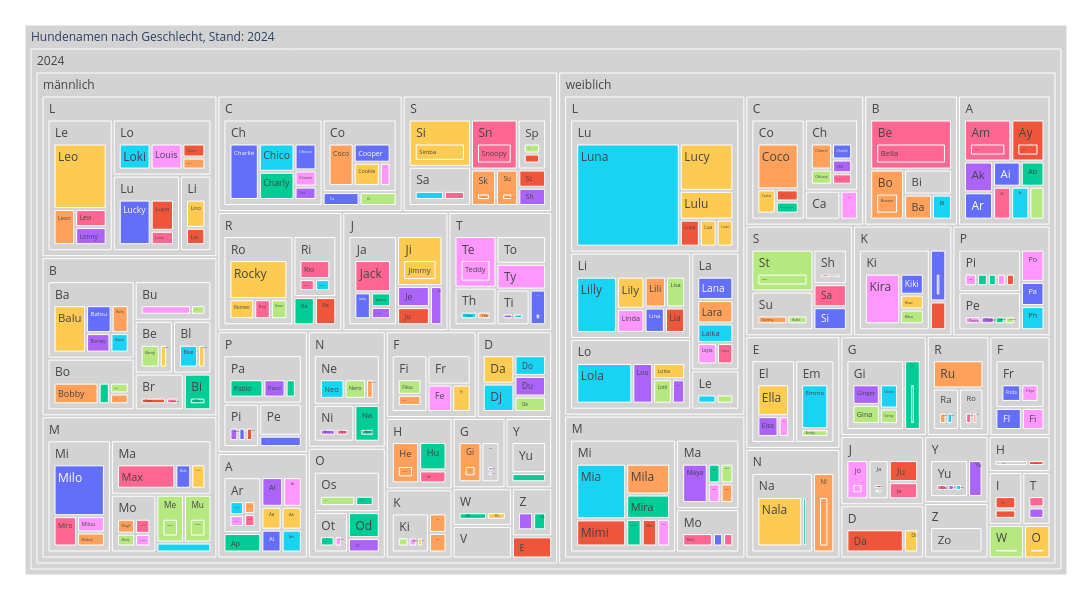

This figure's notebook cell:
### Markdown cell above
##### Hundenamen nach Geschlecht und Anfangsbuchstaben

### Code cell
#data=data2betested.loc[(data2betested.index.year == 2004)| (data2betested.index.year == 2014) | (data2betested.index.year == 2024)].query("FzAnz>50")
treeMap0 = mypy_dv.plot_px_treemap(
    data=myTreemapAgg.reset_index()
    ,levels=['Jahr_nbr', 'SexHundLang', 'FirstLetter', 'FirstTwoLetters',  'HundenameText',]
    ,values="sum_AnzHunde"
    ,color="HundenameText"
    #, color_continuous_scale='Blues'
    ,color_discrete_map=farben_dict_zc
    ,height=600
    ,width=1100               
    #,margin_val_bottom=25
    ,myHeaderTitle="Hundenamen nach Geschlecht, Stand: "+data_max_date
)
treeMap0

### Figure 1 — Plotly figure (JSON) as saved in the notebook; plotly's stock layout.template omitted (floating-point values rounded to 4 significant figures; data arrays with more than 128 entries replaced by an {"elided": "..."} marker saying what was removed)
{"data": [{"branchvalues": "total", "customdata": {"elided": "500x1 str values"}, "domain": {"x": [0, 1], "y": [0, 1]}, "hovertemplate": "%{label}<br><br>Anzahl:<br>%{value}<extra></extra>", "ids": {"elided": "500 str values"}, "labels": {"elided": "500 str values"}, "marker": {"colors": {"elided": "500 str values"}}, "name": "", "parents": {"elided": "500 str values"}, "root": {"color": "grey"}, "type": "treemap", "values": {"elided": "500 int values"}}], "layout": {"height": 600, "legend": {"tracegroupgap": 0}, "margin": {"b": 25, "l": 25, "r": 25, "t": 25}, "width": 1100}}
